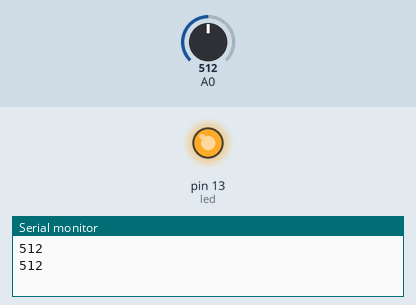
Bench run of a sketch on a simulated Arduino Uno, built with avr-gcc and run on an emulated ATmega328P. Parts: output pins drawn as LEDs (lit = HIGH), the last lines printed to the serial monitor. Inputs (shaded band) come from the test bench; at power-on: A0 = 512.

Above: at 2.8 s.
2.9 s: A0 set to 122
6.4 s: A0 set to 0
At 7.0 s:
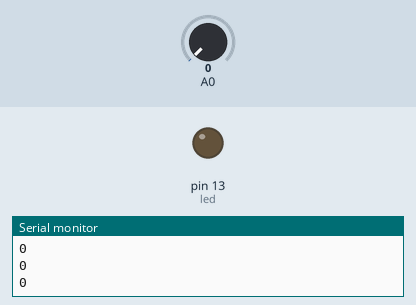
9.1 s: A0 set to 306
At 10.8 s:
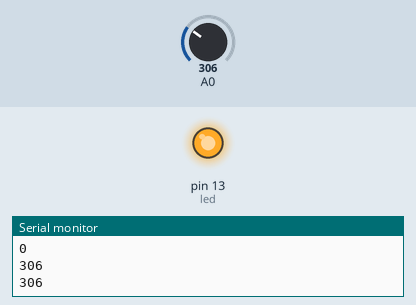
Timing chart, 0 to 19.0 s (numbered marks = the images above; inputs shaded):
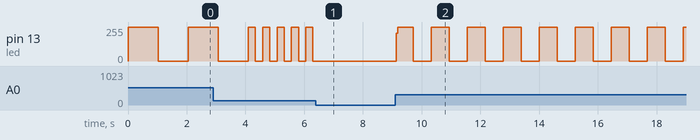

The sketch:

Potentiometer.ino
```cpp
int delayTime = 0;
int potPosition = 0;

int led = 13;
int potmtr;

void setup() {
  // put your setup code here, to run once:
  pinMode(led, OUTPUT);
  Serial.begin(9600);
}

void loop() {
  // put your main code here, to run repeatedly:
  potPosition = analogRead(A0);

  delayTime = potPosition * 2;

  Serial.println(potPosition);
  digitalWrite(led, HIGH);
  delay(delayTime);
  digitalWrite(led, LOW);
  delay(delayTime);
}
```

Measured:
- after the input at 6.4 s, pin 13 (led): stops changing and stays 0/255
- after the input at 9.1 s, pin 13 (led): 0/255 → 208/255 at once, then repeats every 1.2 s: 255/255 0.54 s, 0/255 0.61 s
- by itself, pin 13 (led): repeats every 0.49 s: 255/255 0.24 s, 0/255 0.24 s
